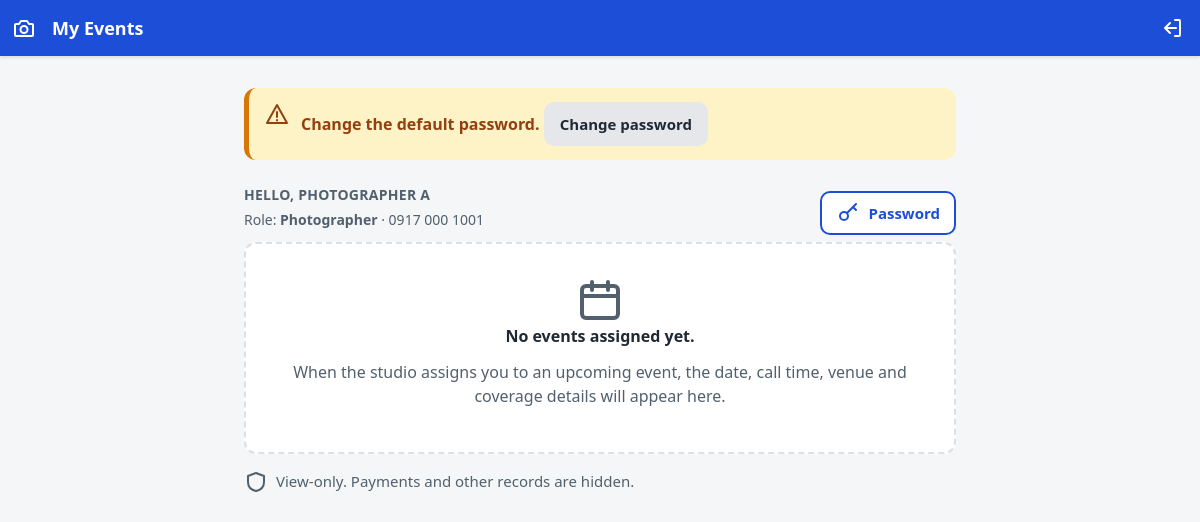
Page /crew (signed in) on the committed database.
### tables this page shows
CREATE TABLE users (
  id                    INT UNSIGNED NOT NULL AUTO_INCREMENT,
  name                  VARCHAR(100) NOT NULL,
  username              VARCHAR(50)  NOT NULL,
  email                 VARCHAR(150) NULL,
  password_hash         VARCHAR(255) NOT NULL,
  role                  ENUM('owner','staff','crew') NOT NULL,
  perm_view_bookings    TINYINT(1) NOT NULL DEFAULT 1,
  perm_record_payments  TINYINT(1) NOT NULL DEFAULT 1,
  perm_verify_payments  TINYINT(1) NOT NULL DEFAULT 0,
  perm_archive_records  TINYINT(1) NOT NULL DEFAULT 0,
  perm_manage_messages  TINYINT(1) NOT NULL DEFAULT 1,
  must_change_password  TINYINT(1) NOT NULL DEFAULT 1,
  is_active             TINYINT(1) NOT NULL DEFAULT 1,
  last_login_at         DATETIME NULL,
  password_changed_at   DATETIME NULL,
  created_at            DATETIME NOT NULL DEFAULT CURRENT_TIMESTAMP,
  PRIMARY KEY (id),
  UNIQUE KEY uq_users_username (username)
);

CREATE TABLE crew_members (
  id          INT UNSIGNED NOT NULL AUTO_INCREMENT,
  name        VARCHAR(100) NOT NULL,
  type        ENUM('owner','photographer','videographer','other') NOT NULL,
  phone       VARCHAR(20) NULL,
  user_id     INT UNSIGNED NULL,                        
  is_on_call  TINYINT(1) NOT NULL DEFAULT 1,
  is_active   TINYINT(1) NOT NULL DEFAULT 1,
  PRIMARY KEY (id),
  UNIQUE KEY uq_crew_user (user_id),
  CONSTRAINT fk_crew_user FOREIGN KEY (user_id) REFERENCES users (id)
);

### app/Core/View.php (called while the page is built, shortened)
<?php
final class View
{
    public static function render(string $view, array $data = [], ?string $layout = null): string
    {
        $content = self::capture($view, $data);
        return self::capture('layouts/' . $layout, $data + ['content' => $content]);
    }
    public static function capture(string $view, array $data = []): string
    {
        $file = APP_DIR . '/Views/' . $view . '.php';
        extract($data, EXTR_SKIP);
        try {
            require $file;
        } catch (\Throwable $e) {
            ob_end_clean();
            throw $e;
        }
        return (string) ob_get_clean();
    }
}

### app/Controllers/CrewController.php (called while the page is built, shortened)
<?php
final class CrewController
{
    public function index(): void
    {
        $user = Auth::user();
        $schedule = CrewService::getEventsForUser((int) $user['id']);
        view('crew/index', [
            'title'        => 'My Events',
            'screen'       => 'A18',
            'user'         => $user,
            'mustChange'   => (int) $user['must_change_password'] === 1,
            'crewMember'   => $schedule['crew_member'],
            'nextEvent'    => $schedule['next_event'],
            'laterEvents'  => $schedule['later_events'],
            'pastEvents'   => $schedule['past_events'],
        ], 'crew');
    }
}

### app/Core/App.php (called while the page is built, shortened)
<?php
final class App
{
    public static function run(): void
    {
        try {
            $router = new Router();
            $method = strtoupper($_SERVER['REQUEST_METHOD'] ?? 'GET');
            $router->dispatch($method, current_path());
        } catch (HttpException $e) {
            self::renderError($e->status, $e->getMessage());
        } catch (Throwable $e) {
            self::logException($e);
            if (Config::get('env') === 'development') {
                http_response_code(500);
                header('Content-Type: text/plain; charset=utf-8');
                echo "Development error (hidden in production):\n\n" . $e;
                return;
            }
            self::renderError(500);
        }
    }
}

### public/index.php (called while the page is built, shortened)
<?php
App\Core\App::run();

### app/Core/Auth.php (called while the page is built, shortened)
<?php
final class Auth
{
    private static ?array $user = null;
    private static bool $loaded = false;
    public static function user(): ?array
    {
        if (!self::$loaded) {
            self::$loaded = true;
            $id = $_SESSION['uid'] ?? null;
            if (is_int($id)) {
                self::$user = DB::one('SELECT * FROM users WHERE id = ? AND is_active = 1', [$id]);
            }
        }
        return self::$user;
    }
    public static function check(): bool
    {
        return self::user() !== null;
    }
}

### app/Core/Config.php (called while the page is built, shortened)
<?php
final class Config
{
    private static array $items = [];
    public static function load(array $items): void
    {
        self::$items = $items;
    }
    public static function get(string $key, mixed $default = null): mixed
    {
        $value = self::$items;
        foreach (explode('.', $key) as $part) {
            $value = $value[$part];
        }
        return $value;
    }
}

### app/Core/DB.php (called while the page is built, shortened)
<?php
final class DB
{
    private static ?PDO $pdo = null;
    public static function pdo(): PDO
    {
        if (self::$pdo === null) {
            $c = Config::get('db');
            $dsn = sprintf(
                'mysql:host=%s;port=%d;dbname=%s;charset=%s',
                $c['host'],
                (int) $c['port'],
                $c['name'],
                $c['charset'] ?? 'utf8mb4'
            );
            self::$pdo = new PDO($dsn, $c['user'], $c['pass'], [
                PDO::ATTR_ERRMODE            => PDO::ERRMODE_EXCEPTION,
                PDO::ATTR_DEFAULT_FETCH_MODE => PDO::FETCH_ASSOC,
                PDO::ATTR_EMULATE_PREPARES   => false,
                PDO::ATTR_STRINGIFY_FETCHES  => false,
            ]);
            self::$pdo->exec("SET time_zone = '+08:00'");
        }
        return self::$pdo;
    }
    public static function run(string $sql, array $params = []): PDOStatement
    {
        $stmt = self::pdo()->prepare($sql);
        $stmt->execute($params);
        return $stmt;
    }
    public static function one(string $sql, array $params = []): ?array
    {
        $row = self::run($sql, $params)->fetch();
        return $row === false ? null : $row;
    }
}

### app/Core/Guard.php (called while the page is built, shortened)
<?php
final class Guard
{
    public static function check(array $opts, bool $isApi): void
    {
        if (!Auth::check()) {
            if ($isApi) {
                throw new HttpException(401, 'Please log in again.');
            }
            if (($_SERVER['REQUEST_METHOD'] ?? 'GET') === 'GET') {
                $_SESSION['_intended'] = current_path_with_query();
            }
            Flash::set('info', 'Please log in to continue.');
            redirect('/admin/login');
        }
    }
}

### app/Services/CrewService.php (called while the page is built, shortened)
<?php
final class CrewService
{
    public static function getEventsForUser(int $userId): array
    {
        $crewMember = DB::one(
            "SELECT id, name, type, phone, is_on_call, is_active
             FROM crew_members
             WHERE user_id = ? AND is_active = 1",
            [$userId]
        );
        $upcoming = [];
        $past = [];
        usort($past, static fn(array $a, array $b): int => strcmp((string) $b['event_date'], (string) $a['event_date']));
        $nextEvent = $upcoming[0] ?? null;
        $laterEvents = array_slice($upcoming, 1);
        return [
            'crew_member'  => $crewMember,
            'next_event'   => $nextEvent,
            'later_events' => $laterEvents,
            'past_events'  => $past,
        ];
    }
}

### app/Views/crew/index.php (the view, shortened to what this page needs)
<?php if ($mustChange): ?>
    <div class="alert alert-warning" role="alert">
        <?= icon('alert') ?>
        <div>
            <strong>Change the default password.</strong>
            <a class="btn btn-small" href="<?= e(url('/account/password')) ?>">Change password</a>
        </div>
    </div>
<?php endif; ?>
<div class="row-between section">
    <div>
        <p class="eyebrow">Hello, <?= e($user['name']) ?></p>
        <?php if ($crewMember): ?>
            <p class="small muted">
                Role: <strong><?= e(ucfirst((string) $crewMember['type'])) ?></strong>
                <?php if (!empty($crewMember['phone'])): ?>
                    · <?= e(format_mobile($crewMember['phone'])) ?>
                <?php endif; ?>
            </p>
        <?php endif; ?>
    </div>
    <a class="btn btn-small btn-outline" href="<?= e(url('/account/password')) ?>"><?= icon('key') ?> Password</a>
</div>
<?php if (!$nextEvent && empty($laterEvents) && empty($pastEvents)): ?>
    <div class="empty">
        <?= icon('calendar', 'icon icon-xl') ?>
        <p><strong>No events assigned yet.</strong></p>
        <p class="muted">When the studio assigns you to an upcoming event, the date, call time, venue and coverage details will appear here.</p>
    </div>
<?php endif; ?>
<p class="note"><?= icon('shield') ?> View-only. Payments and other records are hidden.</p>

### app/Core/Router.php (shortened to what this page needs)
<?php
final class Router
{
    private array $routes = [];
    public function add(string $method, string $pattern, array $handler, array $opts = []): void
    {
        $this->routes[] = [
            'method'  => $method,
            'regex'   => self::compile($pattern),
            'handler' => $handler,
            'opts'    => $opts,
        ];
    }
    public static function compile(string $pattern): string
    {
        $pattern = $pattern === '/' ? '/' : rtrim($pattern, '/');
        $regex = preg_replace_callback('#\{(\w+)\}#', static function (array $m): string {
            $name = $m[1];
            if ($name === 'id' || str_ends_with($name, '_id')) {
                $part = '\d+';
            } elseif ($name === 'ref') {
                $part = '[A-Za-z0-9\-]+';
            } elseif ($name === 'token') {
                $part = '[A-Za-z0-9\-]{16,128}';
            } else {
                $part = '[^/]+';
            }
            return '(?P<' . $name . '>' . $part . ')';
        }, $pattern);
        return '#^' . $regex . '$#';
    }
    public function dispatch(string $method, string $path): void
    {
        $path = $path === '/' ? '/' : rtrim($path, '/');
        $methodMismatch = false;
        foreach ($this->routes as $route) {
            if (!preg_match($route['regex'], $path, $m)) {
                continue;
            }
            $opts = $route['opts'];
            Guard::check($opts, !empty($opts['api']));
            $params = array_filter($m, 'is_string', ARRAY_FILTER_USE_KEY);
            [$class, $action] = $route['handler'];
            $controller = new $class();
            $controller->$action(...array_merge($opts['args'] ?? [], array_values($params)));
            return;
        }
        throw new HttpException($methodMismatch ? 405 : 404);
    }
}

### public/assets/css/app.css (style rules this page uses)
:root { --brand: #0f766e; --brand-dark: #115e59; --brand-soft: #ccfbf1; --bg: #f4f6f7; --surface: #fff; --text: #1f2933; --muted: #52606d; --line: #d9e0e6; --focus: #f59e0b; --ok-bg: #dcfce7; --ok: #166534; --warn-bg: #fef3c7; --warn: #92400e; --bad-bg: #fee2e2; --bad: #991b1b; --due-bg: #ffedd5; --due: #9a3412; --info-bg: #dbeafe; --info: #1e40af; --gray-bg: #e5e7eb; --gray: #374151; --radius: 12px; --shadow: 0 1px 3px rgba(15, 23, 42, .08), 0 4px 12px rgba(15, 23, 42, .05); --nav-h: 64px; --top-h: 56px; --safe-b: env(safe-area-inset-bottom, 0px); }
.theme-admin { --brand: #1d4ed8; --brand-dark: #1e3a8a; --brand-soft: #dbeafe; }
*, *::before, *::after { box-sizing: border-box; }
html { -webkit-text-size-adjust: 100%; }
body { margin: 0; background: var(--bg); color: var(--text); font: 16px/1.5 system-ui, -apple-system, "Segoe UI", Roboto, "Helvetica Neue", Arial, sans-serif; overflow-x: hidden; }
a { color: var(--brand); }
p { margin: 0 0 .75rem; }
.section { margin-top: 1.5rem; }
.row-between { display: flex; gap: .75rem; align-items: center; justify-content: space-between; }
.eyebrow { margin: 0 0 .25rem; font-size: .875rem; font-weight: 600; letter-spacing: .02em; text-transform: uppercase; color: var(--muted); }
.btn { display: inline-flex; align-items: center; justify-content: center; gap: .5rem; min-height: 48px; padding: .625rem 1.25rem; border: 2px solid transparent; border-radius: 10px; background: var(--gray-bg); color: var(--text); font: inherit; font-weight: 700; text-decoration: none; cursor: pointer; touch-action: manipulation; }
.btn-outline { background: var(--surface); border-color: var(--brand); color: var(--brand); }
.btn-small { min-height: 44px; padding: .375rem .875rem; font-size: .9375rem; }
.empty { padding: 2rem 1rem; text-align: center; background: var(--surface); border-radius: var(--radius); border: 2px dashed var(--line); color: var(--muted); }
.empty strong { color: var(--text); }
.note { display: flex; gap: .5rem; align-items: flex-start; margin-top: 1rem; font-size: .9375rem; color: var(--muted); }
.alert { display: flex; gap: .75rem; align-items: flex-start; padding: .875rem 1rem; border-radius: var(--radius); margin: 1rem 0; border-left: 5px solid; }
.alert-warning { background: var(--warn-bg); color: var(--warn); border-color: #d97706; }
.muted { color: var(--muted); }
.small { font-size: .875rem; }

### rows in the picture
users: name "PHOTOGRAPHER A"
crew_members: type "Photographer", phone "0917 000 1001"
